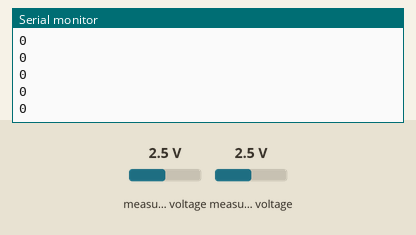
This sketch was run on a simulated ESP32. Parts: the last lines printed to the serial monitor. The inputs (shaded band) are chosen by the test bench; at power-on: measured voltage 2.5 V. A WiFi scan finds three made-up networks.

Above: at 3.2 s.
3.3 s: measured voltage (sensor 200) set to 0.1 V
At 3.34 s:
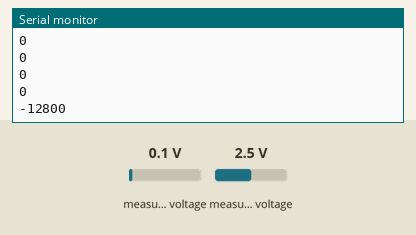
4.8 s: measured voltage (sensor 201) set to 1.2 V
At 4.83 s:
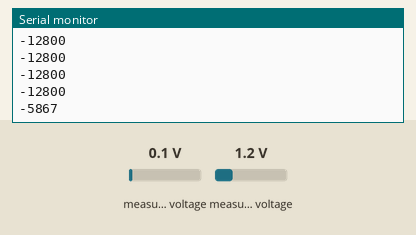
6.3 s: measured voltage (sensor 200) set to 2.5 V
At 6.32 s:
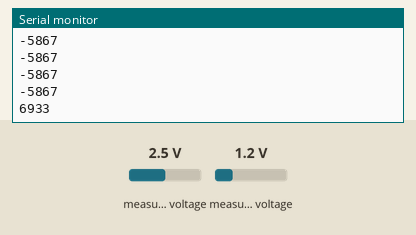
7.8 s: measured voltage (sensor 201) set to 0.1 V
At 7.81 s:
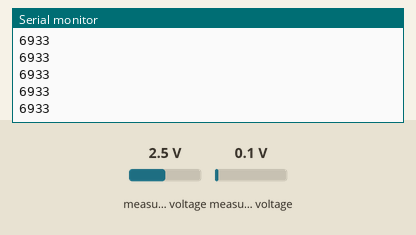
Timing chart, 0 to 10.3 s (numbered marks = the images above; inputs shaded):
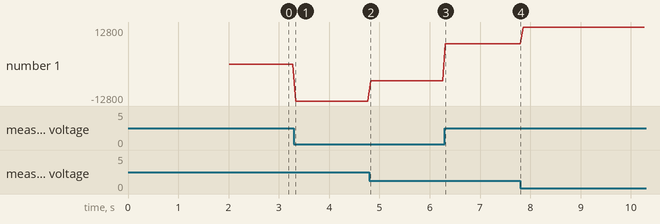

Measured:
- after the input at 3.3 s, the serial monitor: prints a new line at once (image 1)
- after the input at 4.8 s, the serial monitor: prints a new line at once (image 2)
- after the input at 6.3 s, the serial monitor: prints a new line at once (image 3)
- plotted number 1: 0 → -12800 after the input at 3.3 s, -12800 → -5867 after the input at 4.8 s, -5867 → 6933 after the input at 6.3 s, 6933 → 12800 after the input at 7.8 s

The sketch:

Final_Sender.ino
```cpp
#include <Wire.h>
#include <Adafruit_ADS1X15.h>
#include <cstdint>

Adafruit_ADS1115 ads;

#include <esp_now.h>
#include <WiFi.h>

#define CHANNEL 1

esp_now_peer_info_t slave;

uint8_t data1 = 0;
uint8_t data2 = 0;

// Set the desired number of readings per second
int readingsPerSecond = 25; // Adjust this value as needed
int delayBetweenReadings = 1000 / readingsPerSecond;


// Function to convert unsigned 16-bit data to an array of unsigned 8-bit numbers
void uint16_to_uint8_array(uint16_t data, uint8_t *array) {
    array[0] = (uint8_t)(data >> 8);   // High byte
    array[1] = (uint8_t)data;          // Low byte
}

uint8_t array_data[2];
uint16_t answer;

void setup() {
  // put your setup code here, to run once:
  Serial.begin(115200);
  Serial.println("Hello, I am working fine");

  if (!ads.begin()) {
    Serial.println("Failed to initialize ADS.");
    while (1);
  }
  WiFi.mode(WIFI_STA);
  esp_now_init();
  esp_now_register_send_cb(OnDataSent);
  ScanForSlave();
  esp_now_add_peer(&slave);
}

void loop() {
  // put your main code here, to run repeatedly:
  int16_t results;
  results = ads.readADC_Differential_0_1();
  answer = results + 32768;

  uint16_to_uint8_array(answer, array_data);

  data1 = array_data[0];
  data2 = array_data[1];


  esp_now_send(slave.peer_addr, &data1, sizeof(data1));
  //delay(10);
  esp_now_send(slave.peer_addr, &data2, sizeof(data2));

  //Serial.print(data1);
  //Serial.print(",");
  //Serial.print(data2);
  //Serial.print(",");
  Serial.println(results);
  delay(delayBetweenReadings);

}


void ScanForSlave() {
  int8_t scanResults = WiFi.scanNetworks();

  for(int i = 0; i < scanResults; ++i) {
    String SSID = WiFi.SSID(i);
    String BSSIDstr = WiFi.BSSIDstr(i);

    if (SSID.indexOf("RX") == 0){

      int mac[6];
      if( 6 == sscanf(BSSIDstr.c_str(), "%x:%x:%x:%x:%x:%x", &mac[0], &mac[1], &mac[2], &mac[3], &mac[4], &mac[5] )){
         for (int ii = 0; ii < 6; ++ii ){
          slave.peer_addr[ii] = (uint8_t) mac[ii];
        }
      }

      slave.channel = CHANNEL;
      slave.encrypt = 0;
      break;
    }
  }
}


void OnDataSent(const uint8_t *mac_addr, esp_now_send_status_t status){
  //Serial.println(data1);
  //Serial.println(data2);
}
```
